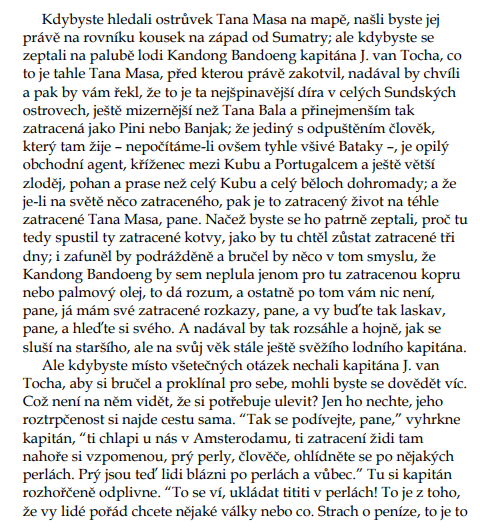
#> input picture input_image/image.png, 480 x 528 px; its folder holds only this picture in this run
$ python ocr_processor.py
#> lines starting #> are read from the running program, lines starting #| are printed output that depends on the picture; after the words box and inside, x2 and y2 are one past the last pixel; in counts of white or black regions, pixels touching at a corner belong together
import pytesseract
from PIL import Image
import os
from pathlib import Path
import cv2
import numpy as np
import sys

# --- SETTINGS ---
INPUT_FOLDER = "input_image"       # Folder containing images
OUTPUT_FILE = "vstup.txt"          # Output text file
SUPPORTED_FORMATS = [".jpg", ".jpeg", ".png", ".bmp", ".tiff"]
LANGUAGE = "ces"                   # Czech language code for Tesseract
# -----------------

def get_script_dir():
    """Get the directory where this script is located"""
    return os.path.dirname(os.path.abspath(__file__))

def check_dependencies():
    """Verify all required packages are installed"""
    print("--- Checking dependencies ---")
    required = {
        'cv2': 'opencv-python',
        'PIL': 'pillow',
        'pytesseract': 'pytesseract'
    }

    missing = []
    for module, package in required.items():
        try:
            __import__(module)
        except ImportError:
            missing.append(package)

    if missing:
        print(f"ERROR: Missing packages: {', '.join(missing)}")
        print(f"Install with: pip install {' '.join(missing)}")
        return False

    # Check Tesseract installation
    try:
        pytesseract.get_tesseract_version()
#> (this line was passed over: pytesseract is not available in this run)
    except pytesseract.TesseractNotFoundError:
        print("ERROR: Tesseract OCR not installed!")
        print("Install from: https://github.com/UB-Mannheim/tesseract/wiki")
        return False

    print("✓ All dependencies OK\n")
    return True

def ensure_input_folder():
    """Create input folder if it doesn't exist"""
    script_dir = get_script_dir()
    input_path = os.path.join(script_dir, INPUT_FOLDER)

    if not os.path.exists(input_path):
        os.makedirs(input_path)
        print(f"--- Created folder: {input_path} ---")
    else:
        print(f"--- Using existing folder: {input_path} ---")

    return input_path

def get_image_files(input_path):
    """Get all supported image files from input folder"""
    image_files = []
    for ext in SUPPORTED_FORMATS:
        image_files.extend(Path(input_path).glob(f"*{ext}"))
        image_files.extend(Path(input_path).glob(f"*{ext.upper()}"))

    return sorted(image_files)

def preprocess_image(image_path):
    """Preprocess image for better OCR results"""
    try:
        # Read image with OpenCV
        img = cv2.imread(str(image_path))
#> img is the input picture: shape (528, 480, 3); mean B, G, R 225, 225, 225.1
        if img is None:
            return Image.open(image_path)

        # Convert to grayscale
        gray = cv2.cvtColor(img, cv2.COLOR_BGR2GRAY)
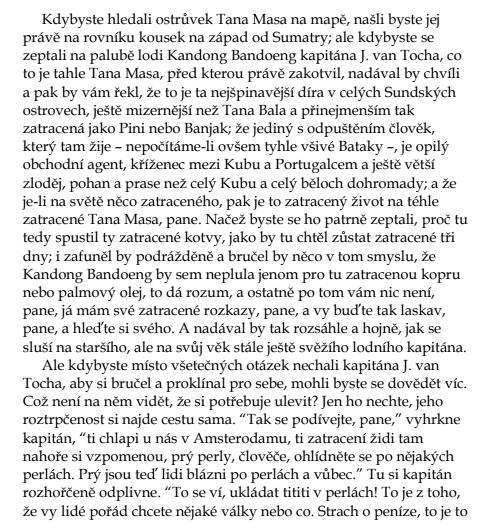
#> gray: shape (528, 480); min 2, max 255, mean 225.1

        # Apply thresholding for better contrast
        _, thresh = cv2.threshold(gray, 150, 255, cv2.THRESH_BINARY)
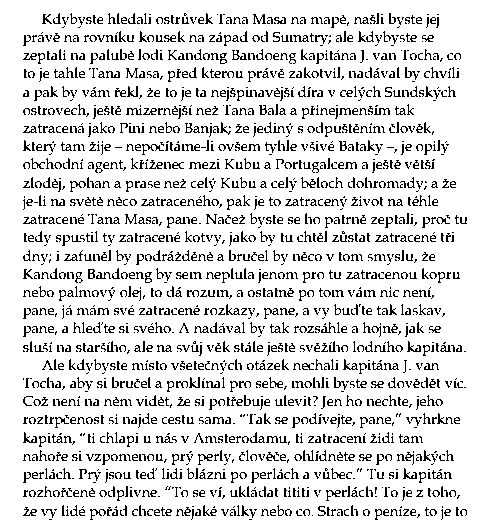
#> thresh: shape (528, 480); 86.1% white; black in thin lines or dots, all inside (x1, y1, x2, y2) = (23, 13, 467, 520)

        # Denoise
        denoised = cv2.fastNlMeansDenoising(thresh, h=10)

        # Upscale image (improves OCR accuracy)
        scale = 2
        upscaled = cv2.resize(denoised, None, fx=scale, fy=scale, interpolation=cv2.INTER_CUBIC)
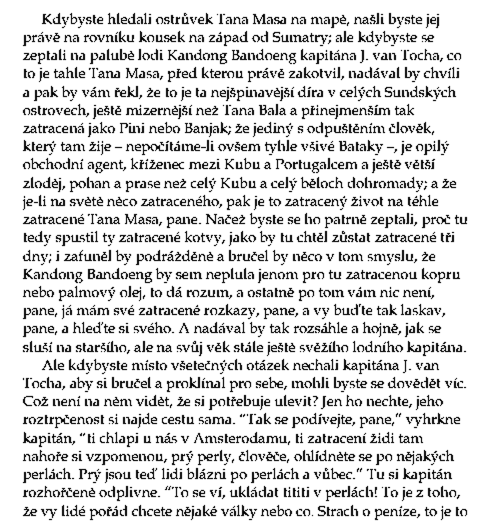
#> upscaled: shape (1056, 960) (shown at 1/2 size); min 0, max 255, mean 217.4

        # Convert back to PIL Image
        return Image.fromarray(upscaled)
    except Exception as e:
        print(f"      Warning: Preprocessing failed, using original image: {e}")
        return Image.open(image_path)

def extract_text_from_image(image_path):
    """Extract text from a single image using OCR with Czech optimization"""
    try:
        # Preprocess image for better results
        img = preprocess_image(image_path)

        # Use Tesseract with Czech language
        # Config options:
        # --psm 1: Automatic page segmentation with OSD (best for mixed text)
        # --psm 3: Fully automatic page segmentation (good default)
        # --psm 6: Assume a single uniform block of text (faster)
        config = f'--psm 3 -l {LANGUAGE}'

#> (the run stopped early here; a loop or call above may not have finished)
